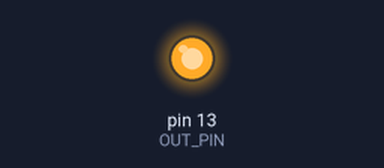
Simulated run of this sketch. Board: Arduino Uno, built with avr-gcc and run on an emulated ATmega328P. On the bench: output pins drawn as LEDs (lit = HIGH).

Above: at 0.1 s.
At 5.1 s:
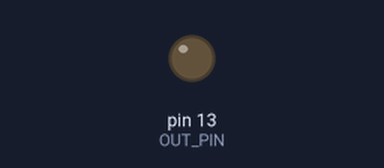
Timing chart, 0 to 6.6 s (numbered marks = the images above):
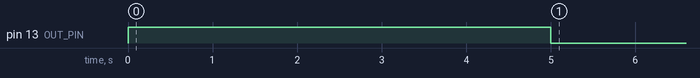

The sketch:

SelfShutoffTest.ino
```cpp
#define OUT_PIN 13

long liStartTime = 0;
void setup() {
  // put your setup code here, to run once:
 liStartTime = millis();

pinMode(OUT_PIN, OUTPUT);
digitalWrite(OUT_PIN, HIGH);

}

void loop() {
  // put your main code here, to run repeatedly:

if (millis() > liStartTime + 5000)  digitalWrite(OUT_PIN, LOW);


}
```

Measured:
- by itself, pin 13 (OUT_PIN): HIGH → LOW at 5.0 s
